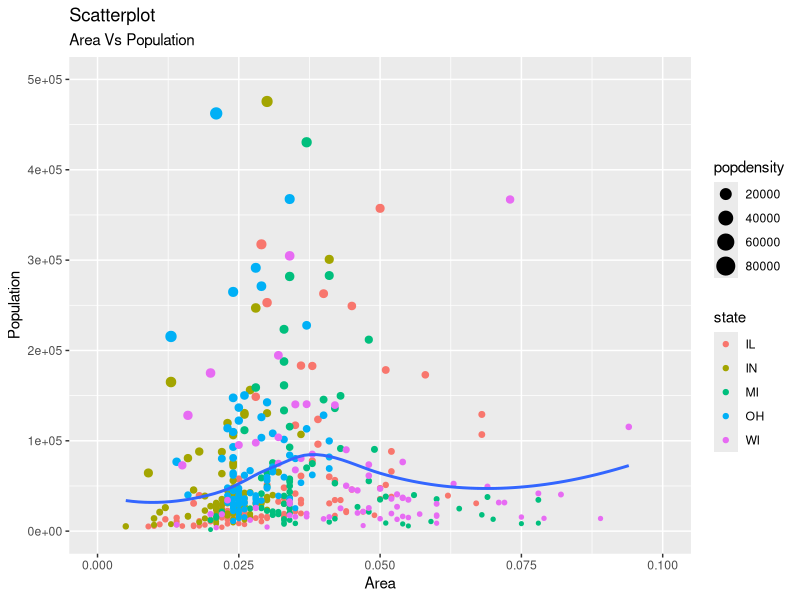

Reproduce this figure in R. (Note: this script raises an error after producing the figure.)
## ---- chunk 1
knitr::opts_chunk$set(
  echo = TRUE,
  warning = FALSE, 
  message = FALSE
)
## ---- chunk 2
1:10
## ---- chunk 3
x <- 5
x
## ---- chunk 4
# mtcars 是系统自带的数据集
mtcars
## ---- chunk 5
df <- data.frame(
  name      = c("Alice", "Bob", "Carl", "Dave"),
  age       = c(23, 34, 23, 25),
  marriage  = c(TRUE, FALSE, TRUE, FALSE),
  color     = c("red", "blue", "orange", "purple")
)
df
## ---- chunk 6
library(ggplot2)

ggplot(midwest, aes(x = area, y = poptotal)) +
  geom_point(aes(color = state, size = popdensity)) +
  geom_smooth(method = "loess", se = F) +
  xlim(c(0, 0.1)) +
  ylim(c(0, 500000)) +
  labs(
    title = "Scatterplot",
    subtitle = "Area Vs Population",
    x = "Area",
    y = "Population"
  )
## ---- chunk 7
knitr::include_graphics("./images/my_girl.jpg")
